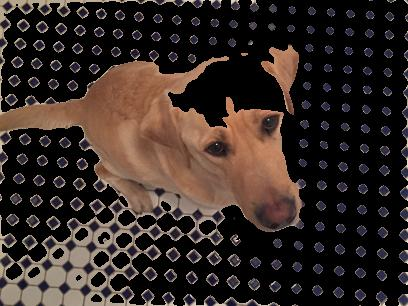
%> input picture Lab2/Part2 Gabor Segmentation/results/kobi.jpg, 408 x 306 px, given in place of kobi.png, which was not available
$ octave gabor_segmentation.m   (GNU Octave 9; MATLAB toolbox functions it lacks are replaced by stand-ins)
%> lines starting %> are read from the running program, lines starting %| are printed output that depends on the picture; in (x1, y1, x2, y2) boxes, pixels count from 0 and x2, y2 are one past the last pixel; in counts of white or black regions, pixels touching at a corner belong together; the program's own positions count from 1; pictures that were not available may be replaced by others from this repository, and a replacement may not be noted
%% Hyperparameters
k        = 2;      % number of clusters in k-means algorithm. By default,
                   % we consider k to be 2 in foreground-background segmentation task.
image_id = 'Kobi'; % Identifier to switch between input images.
                   % Possible ids: 'Kobi',    'Polar', 'Robin-1'
                   %               'Robin-2', 'Cows'

% Misc
err_msg  = 'Image not available.';

% Control settings
visFlag       = false;    %  Set to true to visualize filter responses.
smoothingFlag = true;   %  Set to true to postprocess filter outputs.

%% Read image
switch image_id
    case 'Kobi'
        img = imread('kobi.png');
%> img is the input picture: size 306x408x3 uint8; mean R, G, B 54.5, 43.3, 39
        resize_factor = 0.25;
    case 'Polar'
        img = imread('./data/polar-bear-hiding.jpg');
        resize_factor = 0.75;
    case 'Robin-1'
        img = imread('./data/robin-1.jpg');
        resize_factor = 1;
    case 'Robin-2'
        img = imread('./data/robin-2.jpg');
        resize_factor = 0.5;
    case 'Cows'
        img = imread('./data/cows.jpg');
        resize_factor = 0.5;
    case 'SciencePark'
        img = imread('./data/sciencepark.jpg');
        img = permute(img,[2,1,3]);
        resize_factor = 0.2;

    otherwise
        error(err_msg)
end

% Image adjustments
img      = im2double(imresize(img,resize_factor));
%> img: size 77x102x3 double
img_gray = rgb2gray(img);

% Display image
figure(1), imshow(img), title(sprintf('Input image: %s', image_id));

%% Design array of Gabor Filters
% In this code section, you will create a Gabor Filterbank. A filterbank is
% a collection of filters with varying properties (e.g. {shape, texture}).
% A Gabor filterbank consists of Gabor filters of distinct orientations
% and scales. We will use this bank to extract texture information from the
% input image.

[numRows, numCols, ~] = size(img);
%> numRows = 77; numCols = 102

% Estimate the minimum and maximum of the wavelengths for the sinusoidal
% carriers.
% ** This step is pretty much standard, therefore, you don't have to
%    worry about it. It is cycles in pixels. **
lambdaMin = 4/sqrt(2);
lambdaMax = hypot(numRows,numCols);
%> lambdaMax = 127.8

% Specify the carrier wavelengths.
% (or the central frequency of the carrier signal, which is 1/lambda)
n = floor(log2(lambdaMax/lambdaMin));
%> n = 5
lambdas = 2.^(0:(n-2)) * lambdaMin;
%> lambdas = [2.83 5.66 11.31 22.63]

% Define the set of orientations for the Gaussian envelope.
dTheta      = 2*pi/8;                  % \\ the step size
orientations = 0:dTheta:(pi/2);

% Define the set of sigmas for the Gaussian envelope. Sigma here defines
% the standard deviation, or the spread of the Gaussian.
sigmas = [1,2];

% Now you can create the filterbank. We provide you with a MATLAB struct
% called gaborFilterBank in which we will hold the filters and their
% corresponding parameters such as sigma, lambda and etc.
% ** All you need to do is to implement createGabor(). Rest will be handled
%    by the provided code block. **
gaborFilterBank = struct();
tic
filterNo = 1;
for ii = 1:length(lambdas)
    for jj  = 1:length(sigmas)
        for ll = 1:length(orientations)
            % Filter parameter configuration for this filter.
            lambda = lambdas(ii);
            sigma  = sigmas(jj);
            theta  = orientations(ll);
            psi    = 0;
            gamma  = 0.5;

            % Create a Gabor filter with the specs above.
            % (We also record the settings in which they are created. )
            % // TODO: Implement the function createGabor() following
            %          the guidelines in the given function template.
            %          ** See createGabor.m for instructions ** //
            gaborFilterBank(filterNo).filterPairs = createGabor( sigma, theta, lambda, psi, gamma );
            gaborFilterBank(filterNo).sigma       = sigma;
            gaborFilterBank(filterNo).lambda      = lambda;
            gaborFilterBank(filterNo).theta       = theta;
            gaborFilterBank(filterNo).psi         = psi;
            gaborFilterBank(filterNo).gamma       = gamma;
            filterNo = filterNo+1;
        end
    end
end
%> after the loop, filterNo = 25
ctime = toc;

fprintf('--------------------------------------\n \t\tDetails\n--------------------------------------\n')
fprintf('Total number of filters       : %d \n', length(gaborFilterBank));
%| Total number of filters       : 24
fprintf('Number of scales (sigma)      : %d \n', length(sigmas));
fprintf('Number of orientations (theta): %d \n', length(orientations));
fprintf('Number of carriers (lambda)   : %d \n', length(lambdas));
%| Number of carriers (lambda)   : 4
fprintf('--------------------------------------\n')
fprintf('Filter bank created in %.3f seconds.\n', ctime);
fprintf('--------------------------------------\n')

%% Filter images using Gabor filter bank using quadrature pairs (real and imaginary parts)
% You will now filter the input image with each complex Gabor filter in
% gaborFilterBank structure and store the output in the cell called
% featureMaps.
% // Hint-1: Apply both the real imaginary parts of each kernel
%            separately in the spatial domain (i.e. over the image). //
% // Hint-2: Assign each output (i.e. real and imaginary parts) in
%            variables called real_out and imag_out. //
% // Hint-3: Use built-in MATLAB function, imfilter, to convolve the filter
%            with the input image. Type in the command window the following
%            command for more information: doc imfilter. Check the options
%            for padding. Find the one that works well. You might want to
%            explain what works better and why shortly in the report.
featureMaps = cell(length(gaborFilterBank),1);
for jj = 1 : length(gaborFilterBank)
    real_out =  imfilter(img_gray, gaborFilterBank(jj).filterPairs(:,:,1));
    imag_out =  imfilter(img_gray, gaborFilterBank(jj).filterPairs(:,:,2));
    featureMaps{jj} = cat(3, real_out, imag_out);

    % Visualize the filter responses if you wish.
    if visFlag
        figure(2),
        subplot(121), imshow(real_out), title(sprintf('Re[h(x,y)], \\lambda = %f, \\theta = %f, \\sigma = %f',gaborFilterBank(jj).lambda,...
                                                                                                              gaborFilterBank(jj).theta,...
                                                                                                              gaborFilterBank(jj).sigma));
        subplot(122), imshow(imag_out), title(sprintf('Im[h(x,y)], \\lambda = %f, \\theta = %f, \\sigma = %f',gaborFilterBank(jj).lambda,...
                                                                                                              gaborFilterBank(jj).theta,...
                                                                                                              gaborFilterBank(jj).sigma));
        pause(1)
    end
end
%> after the loop, featureMaps = 24 items


%% Compute the magnitude
% Now, you will compute the magnitude of the output responses.
% \\ Hint: (real_part^2 + imaginary_part^2)^(1/2) \\
featureMags =  cell(length(gaborFilterBank),1);
for jj = 1:length(featureMaps)
    real_part = featureMaps{jj}(:,:,1);
    imag_part = featureMaps{jj}(:,:,2);
    featureMags{jj} = (real_part.^2 + imag_part.^2).^(1/2);

    % Visualize the magnitude response if you wish.
    if visFlag
        figure(3),
        imshow(uint8(featureMags{jj})), title(sprintf('Re[h(x,y)], \\lambda = %f, \\theta = %f, \\sigma = %f',gaborFilterBank(jj).lambda,...
                                                                                                              gaborFilterBank(jj).theta,...
                                                                                                              gaborFilterBank(jj).sigma));
        pause(.3)
    end
end
%> this loop made 24 passes
%> after the loop, featureMags = 24 items
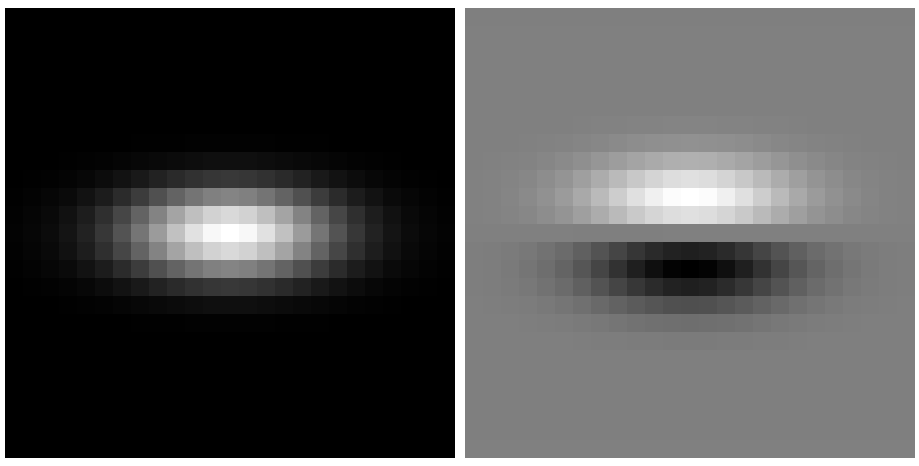
%> figure redrawn from the program's plot data, 2 panels

%% Prepare and Preprocess features
% You can think of each filter response as a sort of feature representation
% for the pixels. Now that you have numFilters = |gaborFilterBank| filters,
% we can represent each pixel by this many features.
% \\ Q: What kind of features do you think gabor filters might correspond to?

% You will now implement a smoothing operation over the magnitude images in
% featureMags.
% \\ Hint: For each i in [1, length(featureMags)], smooth featureMags{i}
%          using an appropriate first order Gaussian kernel.
% \\ Hint: doc imfilter, doc fspecial or doc imgaussfilt.
features = zeros(numRows, numCols, length(featureMags));
if smoothingFlag
    % \\TODO:
    %FOR_LOOP
        % i)  filter the magnitude response with appropriate Gaussian kernels
        % ii) insert the smoothed image into features(:,:,jj)
    %END_FOR
    for jj = 1:length(featureMags)
        features(:,:,jj) = imgaussfilt(featureMags{jj}, gaborFilterBank(jj).sigma);
    end
else
    % Don't smooth but just insert magnitude images into the matrix
    % called features.
    for jj = 1:length(featureMags)
        features(:,:,jj) = featureMags{jj};
    end
end

% Reshape the filter outputs (i.e. tensor called features) of size
% [numRows, numCols, numFilters] into a matrix of size [numRows*numCols, numFilters]
% This will constitute our data matrix which represents each pixel in the
% input image with numFilters features.
features = reshape(features, numRows * numCols, []);


% Standardize features.
% \\ Hint: see http://ufldl.stanford.edu/wiki/index.php/Data_Preprocessing
%          for more information. \\

% \\ TODO: i)  Implement standardization on matrix called features.
%          ii) Return the standardized data matrix.
features = bsxfun(@minus, features, mean(features));
features = bsxfun(@rdivide,features,std(features));

% (Optional) Visualize the saliency map using the first principal component
% of the features matrix. It will be useful to diagnose possible problems
% with the pipeline and filterbank.
coeff = pca(features);
feature2DImage = reshape(features*coeff(:,1),numRows,numCols);
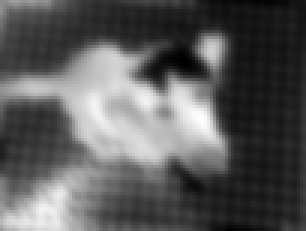
%> feature2DImage: size 77x102 double (shown 3 times larger); min -5.6, max 10.1, mean 5.79e-16; drawn with min black and max white
figure(4)
imshow(feature2DImage,[]), title('Pixel representation projected onto first PC')
%> after `title('Pixel representation projected onto first PC')`:
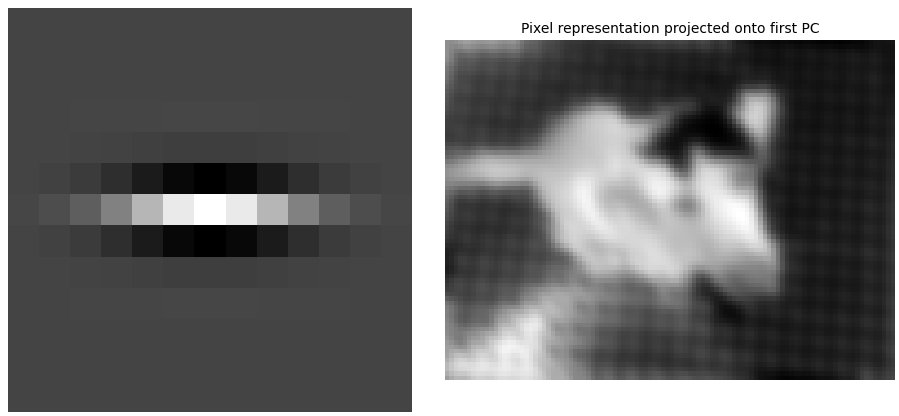
%> figure redrawn from the program's plot data, 2 panels


% Apply k-means algorithm to cluster pixels using the data matrix,
% features.
% \\ Hint-1: doc kmeans
% \\ Hint-2: use the parameter k defined in the first section when calling
%            MATLAB's built-in kmeans function.
tic
pixLabels = kmeans(features,k);
%> pixLabels = 7854 values, max 2 at index 1, min 1 at index 8, mean 1.32
ctime = toc;
fprintf('Clustering completed in %.3f seconds.\n', ctime);


% Visualize the clustering by reshaping pixLabels into original grayscale
% input size [numRows numCols].
pixLabels = reshape(pixLabels,[numRows numCols]);
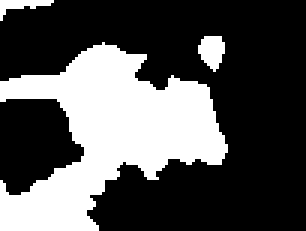
%> pixLabels: size 77x102 double (shown 3 times larger); values 1 (black) and 2 (white), 32.3% white; 3 white regions, box (x1, y1, x2, y2) and area: (0, 14, 76, 77) 2408, (66, 12, 75, 24) 76, (0, 0, 18, 7) 51

figure(5)
imshow(label2rgb(pixLabels)), title('Pixel clusters');
%> after `title('Pixel clusters')`:
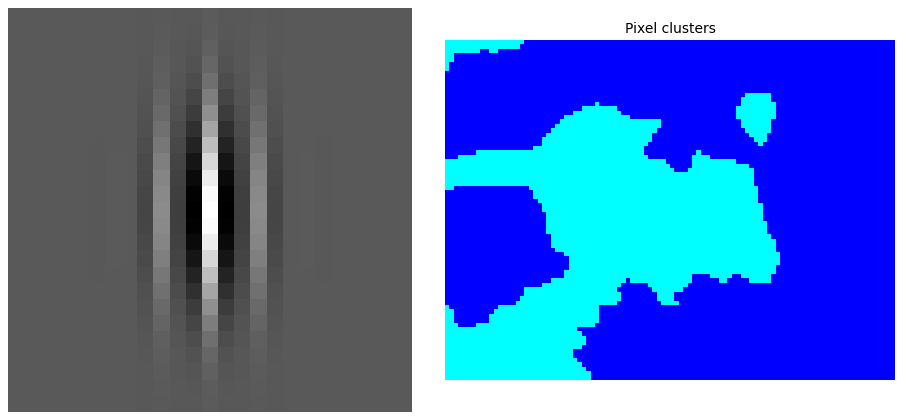
%> figure redrawn from the program's plot data, 2 panels


% Use the pixLabels to visualize segmentation.
Aseg1 = zeros(size(img),'like',img);
%> Aseg1: size 77x102x3 double; every value is 0
Aseg2 = zeros(size(img),'like',img);
BW = pixLabels == 2;
BW = repmat(BW,[1 1 3]);
Aseg1(BW) = img(BW);
Aseg2(~BW) = img(~BW);
figure(6)
imshowpair(Aseg1,Aseg2,'montage')
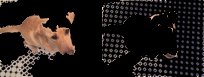
%> displayed picture: size 77x204x3, on the screen's scale of 0 to 255; mean R, G, B 33.9, 27, 24.5
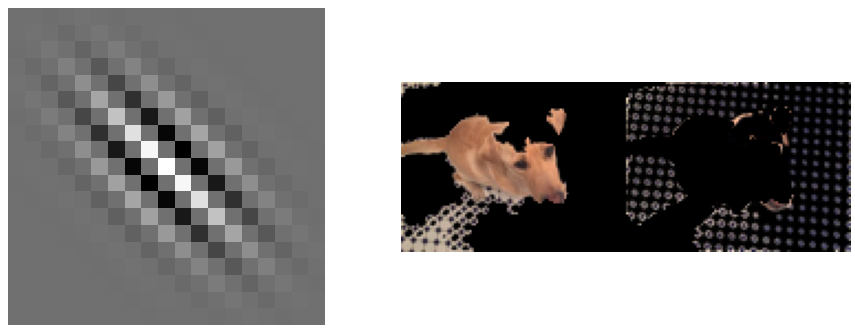
%> figure redrawn from the program's plot data, 2 panels

$ run again, with Lab2/Part2 Gabor Segmentation/results/SciencePark.jpg copied over Lab2/Part2 Gabor Segmentation/results/kobi.jpg
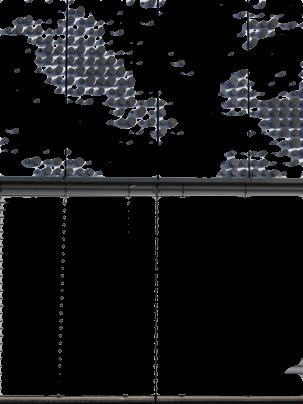
%> input picture Lab2/Part2 Gabor Segmentation/results/SciencePark.jpg, 303 x 404 px, given in place of kobi.png, which was not available
%> img is the input picture: size 404x303x3 uint8; mean R, G, B 19.4, 19.9, 21.3
%> img: size 101x76x3 double
%| Total number of filters       : 24
%| Number of carriers (lambda)   : 4
%> after the loop `for jj = 1 : length(gaborFilterBank)`: featureMaps = 24 items
%> the loop `for jj = 1:length(featureMaps)` made 24 passes
%> the loop `for jj = 1:length(featureMags)` made 24 passes
%> `title('Pixel representation projected onto first PC')`:
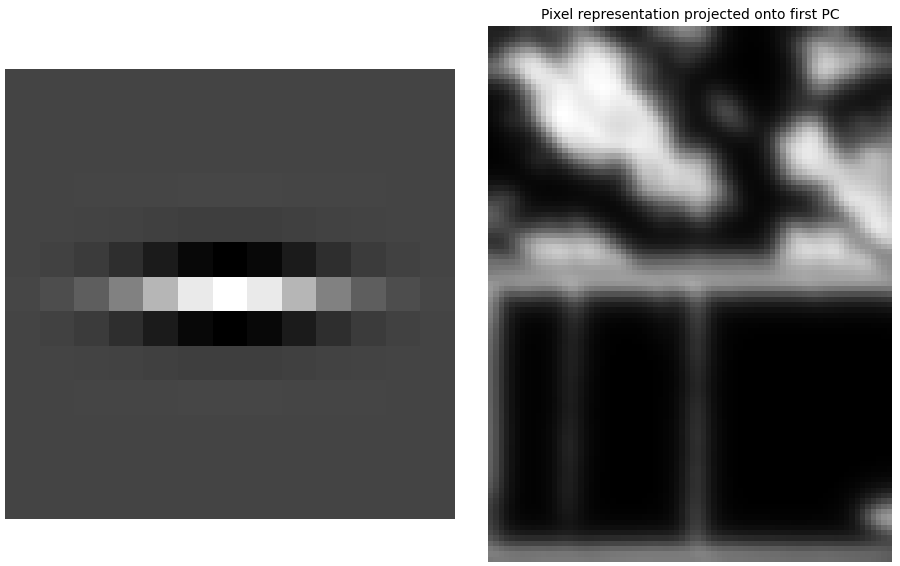
%> figure redrawn from the program's plot data, 2 panels
%> `pixLabels = kmeans(features,k);`: pixLabels = 7676 values, max 2 at index 8, min 1 at index 1, mean 1.28
%> Aseg2: size 101x76x3 double; mean R, G, B 0.00779, 0.00782, 0.00836
%> `imshowpair(Aseg1,Aseg2,'montage')`:
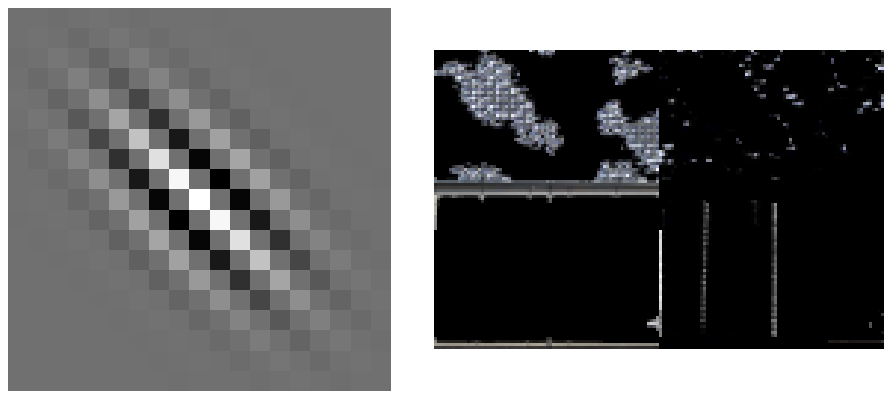
%> figure redrawn from the program's plot data, 2 panels

$ run again, with Lab2/Part2 Gabor Segmentation/results/cows.jpg copied over Lab2/Part2 Gabor Segmentation/results/kobi.jpg
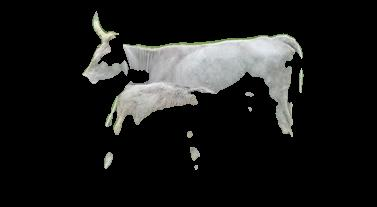
%> input picture Lab2/Part2 Gabor Segmentation/results/cows.jpg, 377 x 207 px, given in place of kobi.png, which was not available
%> img is the input picture: size 207x377x3 uint8; mean R, G, B 27.2, 27.6, 26.9
%> img: size 52x95x3 double
%| Total number of filters       : 24
%| Number of carriers (lambda)   : 4
%> after the loop `for jj = 1 : length(gaborFilterBank)`: featureMaps = 24 items
%> the loop `for jj = 1:length(featureMaps)` made 24 passes
%> the loop `for jj = 1:length(featureMags)` made 24 passes
%> `title('Pixel representation projected onto first PC')`:
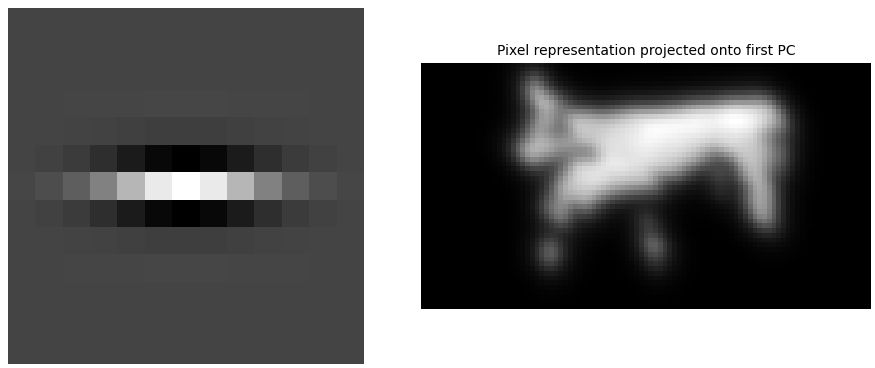
%> figure redrawn from the program's plot data, 2 panels
%> `pixLabels = kmeans(features,k);`: pixLabels = 4940 values, max 2 at index 1109, min 1 at index 1, mean 1.2
%> Aseg2: size 52x95x3 double; mean R, G, B 0.0038, 0.00388, 0.00378
%> `imshowpair(Aseg1,Aseg2,'montage')`:
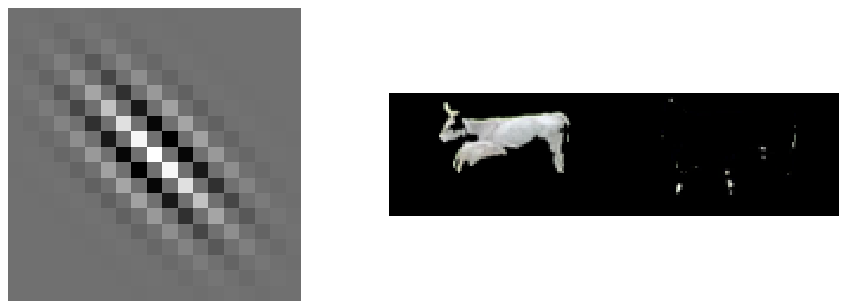
%> figure redrawn from the program's plot data, 2 panels

$ run again, with Lab2/Part2 Gabor Segmentation/results/polar.jpg copied over Lab2/Part2 Gabor Segmentation/results/kobi.jpg
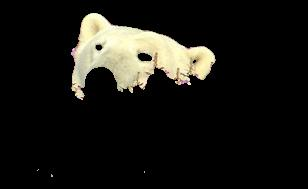
%> input picture Lab2/Part2 Gabor Segmentation/results/polar.jpg, 308 x 189 px, given in place of kobi.png, which was not available
%> img is the input picture: size 189x308x3 uint8; mean R, G, B 25.7, 24.8, 20.4
%> img: size 48x77x3 double
%| Total number of filters       : 24
%| Number of carriers (lambda)   : 4
%> after the loop `for jj = 1 : length(gaborFilterBank)`: featureMaps = 24 items
%> the loop `for jj = 1:length(featureMaps)` made 24 passes
%> the loop `for jj = 1:length(featureMags)` made 24 passes
%> `pixLabels = kmeans(features,k);`: pixLabels = 3696 values, max 2 at index 829, min 1 at index 1, mean 1.15
%> Aseg2: size 48x77x3 double; mean R, G, B 0.00047, 0.000439, 0.000557
%> `imshowpair(Aseg1,Aseg2,'montage')`:
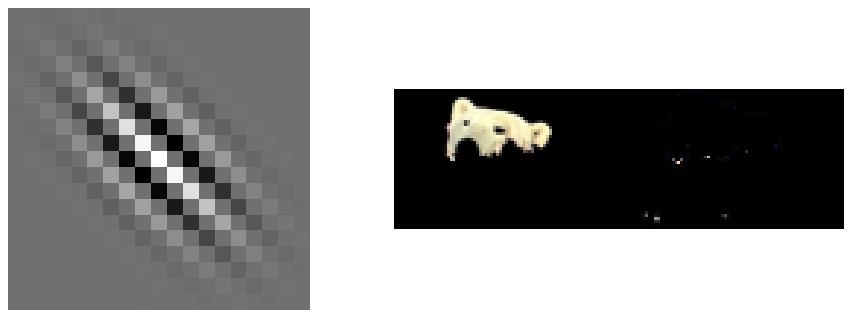
%> figure redrawn from the program's plot data, 2 panels
